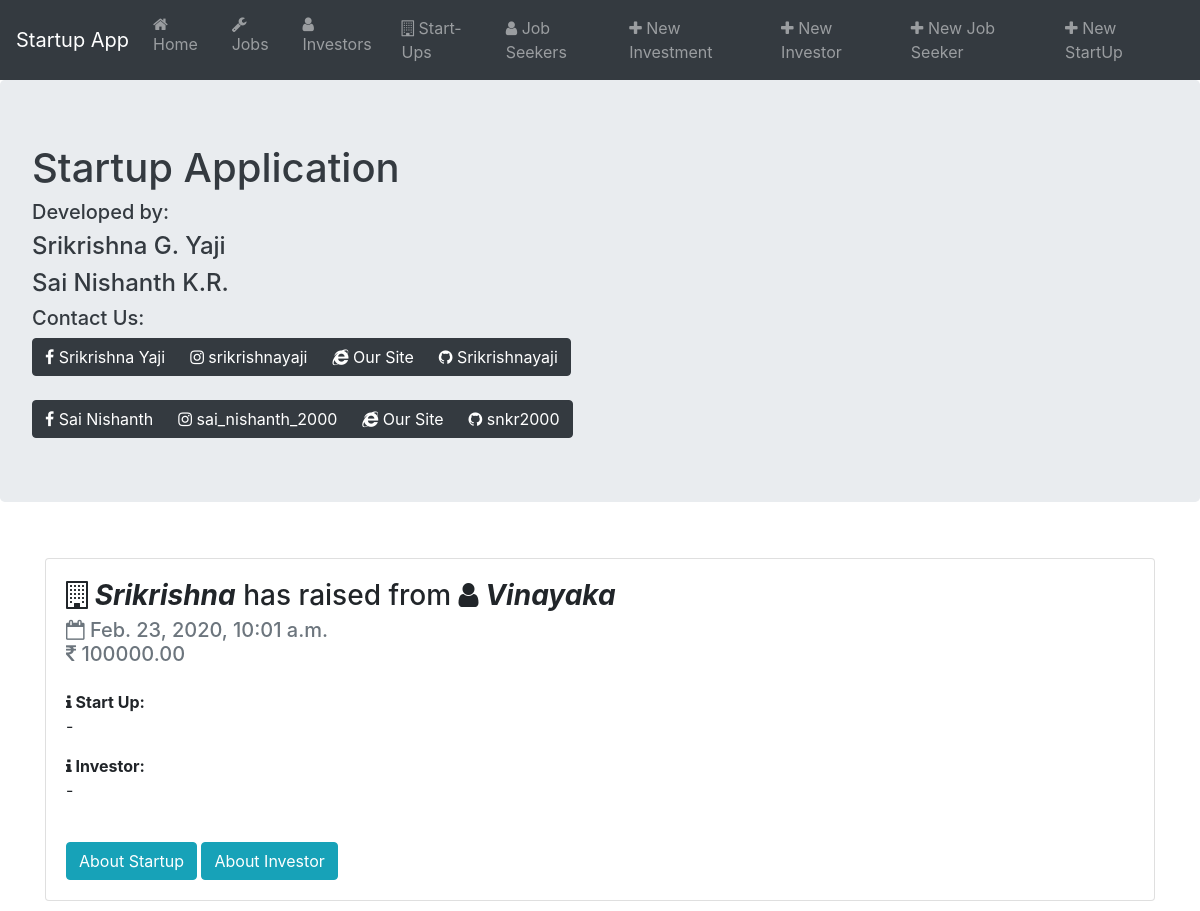
Screenshot of /investments/1 with the database file from the repository.
### startup_app/models.py (models this page shows, shortened)
class Investment_table(models.Model):
    start_up = models.ForeignKey(StartUps, on_delete = models.CASCADE)
    investor = models.ForeignKey(Investors, on_delete = models.CASCADE)
    amount_invested = models.DecimalField(max_digits = 20, decimal_places = 2)
    day_invested = models.DateTimeField(default = timezone.now)

class StartUps(models.Model):
    name      = models.CharField(max_length = 1000)
    siteurl   = models.CharField(max_length = 1000)
    location  = models.CharField(max_length = 1000)
    compEmail = models.EmailField(max_length = 1000)
    regID     = models.CharField(max_length = 500)
    about     = models.TextField(default = '-')

class Investors(models.Model):
    name  = models.CharField(max_length = 1000)
    email = models.EmailField(max_length = 1000)
    about = models.TextField(default = '-')
    interested_fields = models.TextField()
    amount_to_invest  = models.DecimalField(max_digits = 20, decimal_places = 2)
    place = models.CharField(max_length = 500)
    website = models.CharField(max_length = 1000, default = '-')

### startup_app/views.py (the view)
# urls.py: path('investments/<int:pk>', views.InvestmentDetailView.as_view(), name = 'investment-detail'),
class InvestmentDetailView(DetailView):
    model = Investment_table
    template_name = 'startup_app/investment_detail.html'
    context_object_name = 'investment'

### startup_app/templates/startup_app/investment_detail.html (shortened to what this page needs)
{% extends "startup_app/base.html" %}
{% block content %}
<br/>
<div class="card">
  <div class="card-body">
    <h3 class="card-title"><b><span class="fa fa-building-o"></span> <i>{{ investment.start_up.name }}</i></b> has raised from <b> <span class="fa fa-user"></span> <i>{{ investment.investor.name }}</i></b></h3>
    <h5 class="card-subtitle text-muted">
      <span class="fa fa-calendar-o"></span> {{ investment.day_invested }}<br/>
      <span class="fa fa-inr"></span> {{ investment.amount_invested }}<br/>
    </h5>
    <br />
    <div class="card-text">
      <b><span class="fa fa-info"></span> Start Up:</b><br/>
      <p>{{ investment.start_up.about }}</p>
      <b><span class="fa fa-info"></span> Investor:</b><br/>
      <p>{{ investment.investor.about }}</p><br/>
      <a href = "{% url 'startup-detail' investment.start_up.id %}" class="btn btn-info">About Startup</a>
      <a href = "{% url 'investor-detail' investment.investor.id %}" class="btn btn-info">About Investor</a>
    </div>
  </div>
</div>
{% endblock content %}

### rows the page displays
Investment_table: start_up.name "Srikrishna", investor.name "Vinayaka", day_invested "Feb. 23, 2020, 10:01 a.m.", amount_invested "100000.00", start_up.about "-", investor.about "-"
